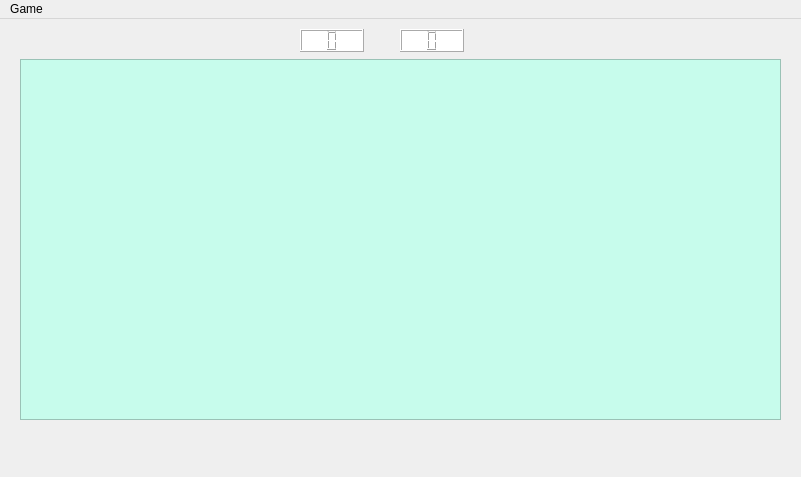
<?xml version="1.0" encoding="UTF-8"?>
<ui version="4.0">
 <class>gameWindow</class>
 <widget class="QMainWindow" name="gameWindow">
  <property name="enabled">
   <bool>true</bool>
  </property>
  <property name="geometry">
   <rect>
    <x>0</x>
    <y>0</y>
    <width>801</width>
    <height>477</height>
   </rect>
  </property>
  <property name="mouseTracking">
   <bool>false</bool>
  </property>
  <property name="windowTitle">
   <string>Hockey 3002</string>
  </property>
  <widget class="QWidget" name="centralWidget">
   <widget class="QGraphicsView" name="graphicsView">
    <property name="geometry">
     <rect>
      <x>20</x>
      <y>40</y>
      <width>761</width>
      <height>361</height>
     </rect>
    </property>
    <property name="styleSheet">
     <string notr="true">background-color:#c7fcec</string>
    </property>
   </widget>
   <widget class="QLCDNumber" name="lcdNumber">
    <property name="geometry">
     <rect>
      <x>300</x>
      <y>10</y>
      <width>64</width>
      <height>23</height>
     </rect>
    </property>
    <property name="styleSheet">
     <string notr="true">background-color:white;</string>
    </property>
    <property name="digitCount">
     <number>1</number>
    </property>
   </widget>
   <widget class="QLCDNumber" name="lcdNumber_2">
    <property name="geometry">
     <rect>
      <x>400</x>
      <y>10</y>
      <width>64</width>
      <height>23</height>
     </rect>
    </property>
    <property name="styleSheet">
     <string notr="true">background-color: white</string>
    </property>
    <property name="digitCount">
     <number>1</number>
    </property>
   </widget>
  </widget>
  <widget class="QMenuBar" name="menuBar">
   <property name="geometry">
    <rect>
     <x>0</x>
     <y>0</y>
     <width>801</width>
     <height>20</height>
    </rect>
   </property>
   <widget class="QMenu" name="menuGame">
    <property name="title">
     <string>Game</string>
    </property>
    <addaction name="actionStart_playing"/>
    <addaction name="actionExit"/>
   </widget>
   <addaction name="menuGame"/>
  </widget>
  <action name="actionStart_playing">
   <property name="text">
    <string>Start playing</string>
   </property>
  </action>
  <action name="actionExit">
   <property name="text">
    <string>Exit</string>
   </property>
  </action>
 </widget>
 <layoutdefault spacing="6" margin="11"/>
 <resources/>
 <connections/>
</ui>
